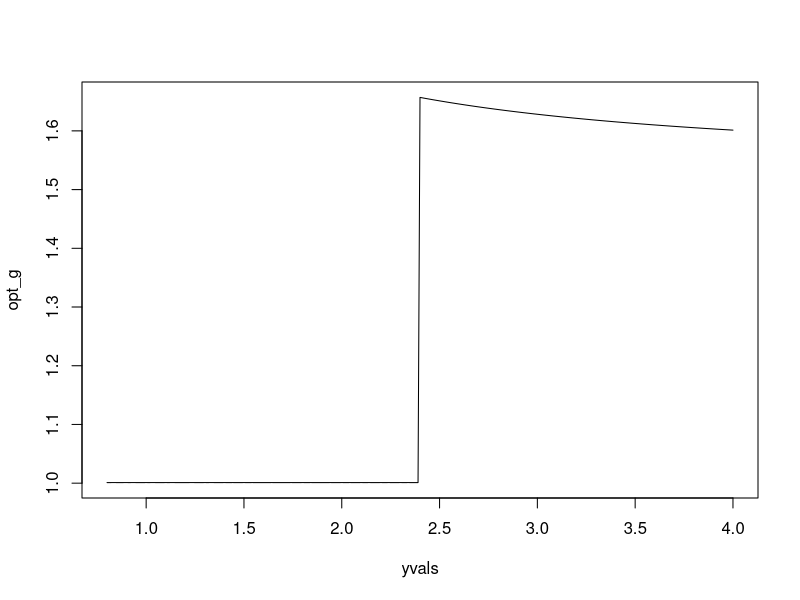

Write R code to recreate this figure. (Note: this script raises an error after producing the figure.)

# Summary and Setup -------------------------------------------------------

# Replicates model from Genicot and Ray (2017)

library(purrr)

# Setup and Params --------------------------------------------------------

# Payoff params
del <- 0.8
sig <- 0.8
pi <- 1.0

# Various production functions
big_a <- 4
rho <- 2.1
bet <- 0.55

# Functions ---------------------------------------------------------------

# Payoff functions
util <- function(c) {c ^ (1 - sig)}
w0 <- function(z) {del * z ^ (1 - sig)}
w1 <- function(e) {del * pi * e ^ (1 - sig)}

# Production functions
prod <- function(z) rho * z
kfunc <- function(z) z / rho # inverse of prod()

# Total Payoff
total_payoff <- function(y, z, a) {
  util(y - kfunc(z)) + w0(z) + w1(max(c(z - a, 0)))
}

# Derivatives
util_p <- function(c) {(1 - sig) * c ^ -sig}
w0_p <- function(z) {del * (1 - sig) * z ^ -sig}
w1_p <- function(e) {del * pi * (1 - sig) * e ^ -sig}

# Optimal z
zopt0 <- function(z, y) { # z < a
  w0_p(z) - (util_p(y - kfunc(z)) / rho)
}

zopt1 <- function(z, y, a) { # z > a
  w0_p(z) + w1_p(z - a) - (util_p(y - kfunc(z)) / rho)
}

# Find the interval to search for optimal z (fairly naiive)
find_interv <- function(y, a) {
  zvals = seq(0.0, rho * y, by = 0.01)
  if (missing(a)) {
    z_cands = zopt0(zvals, y)
    z_cands = zvals[z_cands < Inf & z_cands > -Inf & !is.na(z_cands)]
    interv = range(z_cands)
  } else {
    z_cands_a = zopt1(zvals, y, a)
    z_cands_a = zvals[z_cands_a < Inf & z_cands_a > -Inf & !is.na(z_cands_a)]
    interv = range(z_cands_a)
  }
  if (max(interv) == Inf | min(interv) == -Inf) {
    cat(c(y, a, "\n"))
    stop("No candidate z values found")
  } else {
    return(interv) 
  }
}

# Find optimal z
find_z <- function(y, a) {
  # Find the roots
  interv0 = find_interv(y)
  interv1 = find_interv(y, a)
  z0 = uniroot(zopt0, interval = interv0, y = y, extendInt = "yes")$root
  z1 = uniroot(zopt1, interval = interv1, y = y, a = a, extendInt = "yes")$root

  # Which is better?
  u0 = util(y - kfunc(z0)) + w0(z0)
  u1 = util(y - kfunc(z1)) + w0(z0) + w1(max(c(z0 - a, 0)))

  if (u0 > u1) {
    return(z0)
  } else {
    return(z1)
  }
}

# Find optimal g
choose_g <- function(y, a) {
  z_opt = find_z(y, a)
  g_opt = z_opt / y
}


# Testing -----------------------------------------------------------------

yvals <- seq(0.8, 4.0, by = 0.01) # uniform dist
avg_inc <- mean(yvals)
a_y <- 0.5 * (yvals + avg_inc)

opt_g <- map2_dbl(yvals, a_y, choose_g)
plot(yvals, opt_g, "l")

# WORKS as long as support not too wide...
# Can play with inequality of initial dist by adding/subtracting pts


# Get next dist -----------------------------------------------------------

yvals <- seq(0.8, 4.0, by = 0.01) # uniform dist

# Find steady state
dif <- 10.0
tol <- 1e-3
its <- 0

while (dif > tol) {
  avg_inc <- mean(yvals)
  a_y <- 0.5 * (yvals + avg_inc)

  yvals_next <- map2_dbl(yvals, a_y, find_z)
  dif <- max(abs(yvals - yvals_next))
  its <- its + 1
  yvals <- yvals_next
}

# TODO: fix this
y <- yvals[1]
a <- a_y[1]
zvals = seq(0.01, rho * y * 10, length.out = 300)
z_cands_a = zopt1(zvals, y, a)
z_cands_a = zvals[z_cands_a < Inf & z_cands_a > -Inf & !is.na(z_cands_a)]
interv = range(z_cands_a)
